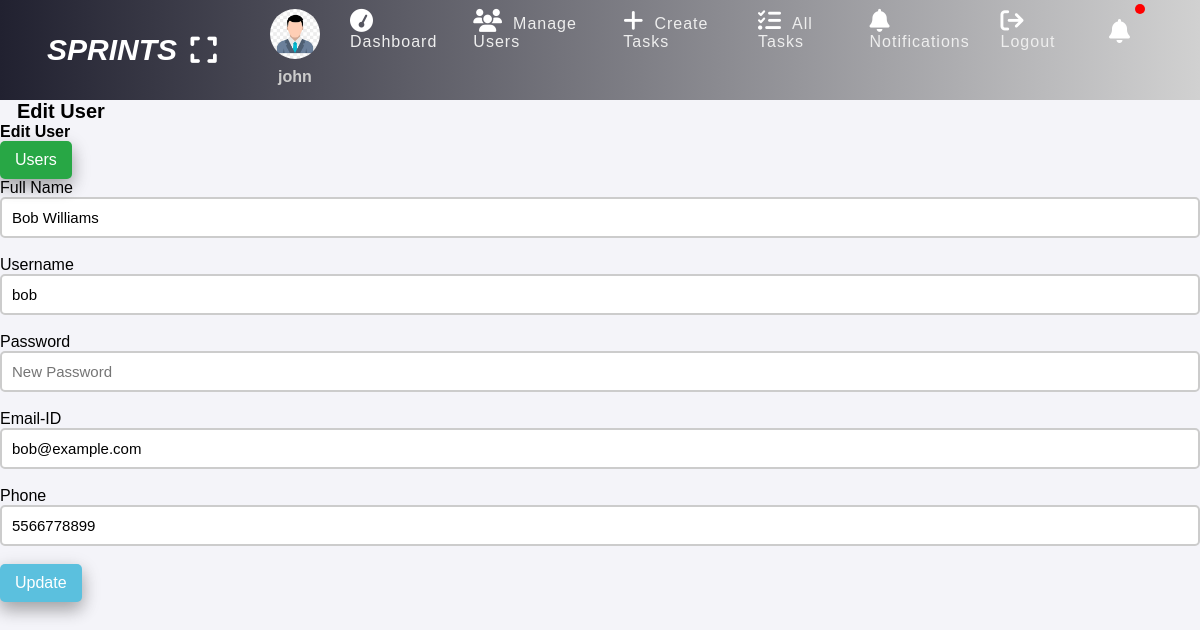
Before: /edit-user.php?user_id=4 (signed in) with the older database file.
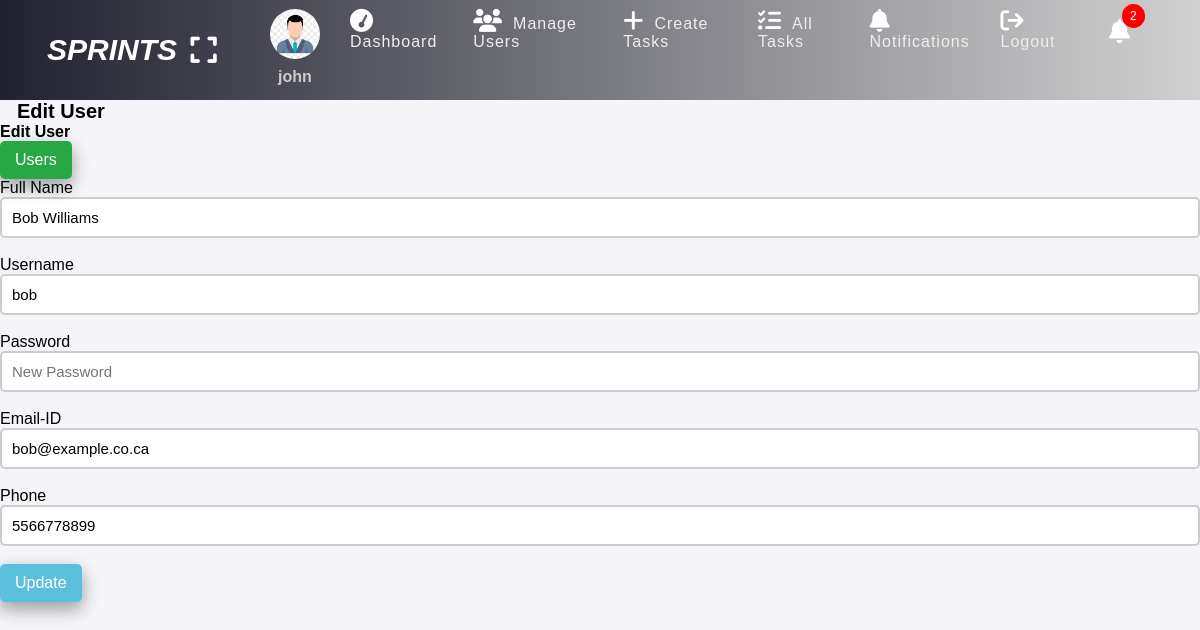
After: the same page with the newer database file.
### tables this page shows
CREATE TABLE `users` (
  `user_id` int(11) NOT NULL,
  `full_name` varchar(60) NOT NULL,
  `username` varchar(60) NOT NULL,
  `email_id` varchar(60) NOT NULL,
  `phone` varchar(15) NOT NULL,
  `password` varchar(255) NOT NULL,
  `role` enum('admin','employee') NOT NULL,
  `created_at` timestamp NOT NULL DEFAULT current_timestamp()
);

### edit-user.php (the view, shortened to what this page needs)
<?php
if (isset($_SESSION['role']) && isset($_SESSION['id'])) {
    if (isset($_GET['user_id'])) {
        $user_id = $_GET['user_id'];
        include "SQL_Connection.php";
        $sql = "SELECT * FROM users WHERE user_id = ?";
        $stmt = $conn->prepare($sql);
        $stmt->execute([$user_id]);
        $user = $stmt->fetch();
    } else {
        $errormessage = "User ID is missing!";
        header("Location: user.php?error=" . urlencode($errormessage));
        exit();
    }
?>
<!DOCTYPE html>
<html>
<head>
    <link rel="stylesheet" href="https://cdnjs.cloudflare.com/ajax/libs/font-awesome/6.7.2/css/all.min.css">
    <link rel="stylesheet" href="styles.css">
</head>
<body>
    <?php include "header.php" ?>
    <h2 class="u-name">Edit User</h2>
    <div class="body">
        <section>
            <h4 class="title">Edit User</h4>
            <a href="user.php" class="addbtn">Users</a>
            <form class="form-1" method="POST" action="edit_update_user.php">
                <div class="input-holder">
                    <label>Full Name</label>
                    <input type="text" name="full_name" class="input-login" value="<?php echo $user['full_name']; ?>" placeholder="Full Name"><br>
                </div>
                <div class="input-holder">
                    <label>Username</label>
                    <input type="text" name="user_name" class="input-login" value="<?php echo $user['username']; ?>" placeholder="Username"><br>
                </div>
                <div class="input-holder">
                    <label>Password</label>
                    <input type="password" name="password" class="input-login" placeholder="New Password"><br>
                </div>
                <div class="input-holder">
                    <label>Email-ID</label>
                    <input type="email" name="email_id" class="input-login" value="<?php echo $user['email_id']; ?>" placeholder="abc@example.com"><br>
                </div>
                <div class="input-holder">
                    <label>Phone</label>
                    <input type="text" name="phone" class="input-login" value="<?php echo $user['phone']; ?>" placeholder="+1 234 567 8900"><br>
                </div>
                <button class="edit-btn">Update</button>
            </form>
        </section>
    </div>
</body>
</html>
<?php
} else {
    $errormessage = "We require you to Login to use this system!";
    header("Location: login.php?error=" . urlencode($errormessage));
    exit();
}
?>

### header.php (shortened to what this page needs)
<?php
include "SQL_Connection.php";
$userId = $_SESSION['id'];
$sql = "SELECT COUNT(*) AS count FROM notifications WHERE recipient = :user_id AND is_read = 0";
$stmt = $conn->prepare($sql);
$stmt->bindParam(':user_id', $userId, PDO::PARAM_INT);
$stmt->execute();
$row = $stmt->fetch(PDO::FETCH_ASSOC);
$notificationCount = $row['count'];
?>
<header class="header">
    <h2 class="u-name"><i>SPRINTS</i></h2>
    <label for="checkbox">
        <i id="navbtn" class="fa fa-expand" aria-hidden="true"></i>
    </label>
    <?php if ($_SESSION['role'] == "admin") { ?>
        <nav class="navigation-icons-bar">
            <ul id="navigationlistID">
                <li><div class="user-p"> <img src="./user.jpg"> <h4><?php echo $_SESSION['username']; ?></h4> </div> </li>
                <li><a href="index.php"><i class="fa fa-tachometer" aria-hidden="true"></i><span>Dashboard</span></a></li>
                <li><a href="user.php"><i class="fa fa-users" aria-hidden="true"></i><span>Manage Users</span></a></li>
                <li><a href="create-task.php"><i class="fa fa-plus" aria-hidden="true"></i><span>Create Tasks</span></a></li>
                <li><a href="task-list.php"><i class="fa fa-tasks" aria-hidden="true"></i><span>All Tasks</span></a></li>
                <li><a href="notifications.php"><i class="fa fa-bell" aria-hidden="true"></i><span>Notifications</span></a></li>
                <li><a href="logout.php"><i class="fa fa-sign-out" aria-hidden="true"></i><span>Logout</span></a></li>
                <li>    <span class="notification" id="notificationBtn">
                        <i class="fa fa-bell" aria-hidden="true"></i>
                        <span id="notificationNum"><?= $notificationCount > 0 ? "&nbsp;$notificationCount&nbsp;" : "" ?></span>
                    </span>
                </li>
            </ul>
        </nav>
    <?php } ?>
</header>

Changed rows visible on the page:
changed users "Bob Williams": email_id "bob@example.com" → "bob@example.co.ca"
Other visible differences:
$notificationCount: (not shown) → "2"
